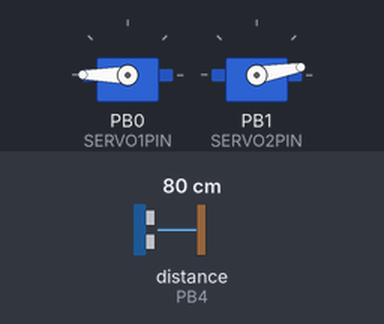
A sketch run on a simulated ATtiny85, built with avr-gcc and run on an emulated ATtiny85. On the bench: 2 × servo. The test bench sets the inputs (shaded band); at power-on: distance to the obstacle (sensor on PB4) 80 cm. The echo pulse lasts 58.3 µs per cm; random numbers use the default seed unless the sketch sets one.

Above: at 1.2 s.
1.3 s: distance to the obstacle (sensor on PB4) set to 11 cm
2.8 s: distance to the obstacle (sensor on PB4) set to 8 cm
At 3.06 s:
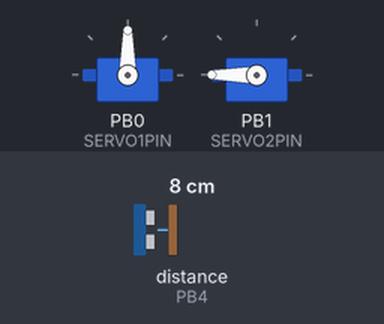
At 3.51 s:
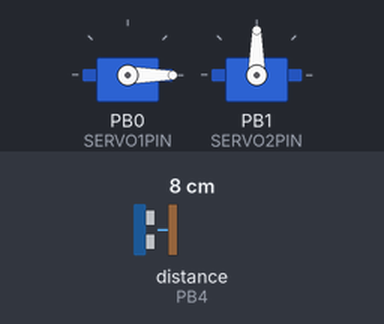
5.8 s: distance to the obstacle (sensor on PB4) set to 18 cm
7.4 s: distance to the obstacle (sensor on PB4) set to 2 cm
At 7.85 s:
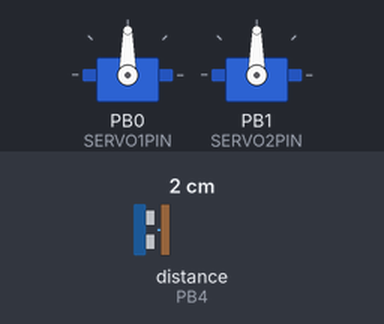
Timing chart, 0 to 11.4 s (numbered marks = the images above; inputs shaded):
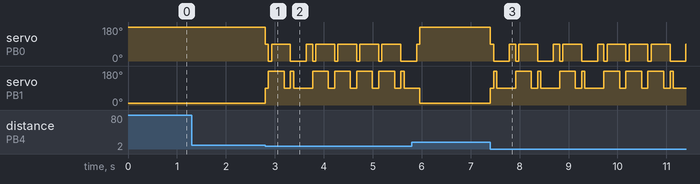

The sketch:

P_t_A.ino
```cpp
#include <Adafruit_SoftServo.h>
#include <NewPing.h>

#define SERVO1PIN 0
#define SERVO2PIN 1

#define TRIGGER_PIN 2
#define ECHO_PIN 4
#define MAX_DISTANCE 200

Adafruit_SoftServo servo_left, servo_right;

NewPing sonar(TRIGGER_PIN, ECHO_PIN, MAX_DISTANCE);

//connect the sonar signal pin to this pin on the trinket
const int SONAR = 2;

//constants for drive direction NO FORGET TO TUNE SERVOS
const int LEFT_FORWARD = 180;
const int RIGHT_FORWARD = 10;
const int LEFT_BACKWARD = 0;
const int RIGHT_BACKWARD = 180;
const int SERVO_STOP = 90;

//DO NO MESS WITH THESE!
const int DRIVE_DELAY = 1;
const int SONAR_DELAY = 15;

//distance in cm that philip diverge
const int OBSTACLE = 10;
const int ATTACK_DISTANCE = 7;

//ping durations
const int HIGH_PING = 5;
const int LOW_PING = 2;

const int LONG_PAUSE = 2000;
const int SHORT_PAUSE = 50;
const int SHORT_TURN = 200;
const int SHORT_DELAY = 15;
const int TURN_WIGGLE = 50;

const int STAB_COUNT = 7;
const int POST_ATTACK_REVERSE = 100;
const int ATTACK_MODE_COOLDOWN = 600000;

//vars for ping return duration and distance in cm
long duration, cm;

bool attack_mode_on;

int ranum, attack_mode_timer;

//one-time-at-startup-set-up
//attaching/centering servos etc.
void setup()
{
    //inititalize variables
    ranum = 0;
    attack_mode_timer = 0;
    attack_mode_on = false;

  //attach the servos
  servo_left.attach(SERVO1PIN);
  servo_right.attach(SERVO2PIN);
}

//robots primary loop; this repeats until you turn off the robot
void loop()
{
    if (attack_mode_timer >= ATTACK_MODE_COOLDOWN)
    {
        attack_mode_on = true;
        attack_mode_timer = 0;
    }

    if (sonar.ping_cm() < OBSTACLE && sonar.ping_cm() != 0)
    {
        DIVERGE();
    }
    else if (attack_mode_on)
    {
        ATTACK_MODE();
    }
    else
    {
        FORWARD();
    }
    attack_mode_timer++;
}

void DIVERGE()
{
    STOP(SHORT_PAUSE);
    BACKWARD(SHORT_PAUSE);
    TURN();
}

long PING()
{
    // The PING))) is triggered by a HIGH pulse of 2 or more microseconds.
    // Give a short LOW pulse beforehand to ensure a clean HIGH pulse:
    pinMode(SONAR, OUTPUT);
    digitalWrite(SONAR, LOW);
    delayMicroseconds(LOW_PING);
    digitalWrite(SONAR, HIGH);
    delayMicroseconds(HIGH_PING);
    digitalWrite(SONAR, LOW);

    // The same pin is used to read the signal from the PING))): a HIGH
    // pulse whose duration is the time (in microseconds) from the sending
    // of the ping to the reception of its echo off of an object.
    pinMode(SONAR, INPUT);
    duration = pulseIn(SONAR, HIGH);

    // convert the time to cm and return
    return microseconds_to_centimeters(duration);
}

void FORWARD()
{
  servo_left.write(LEFT_FORWARD);
    servo_left.refresh();
    servo_right.write(RIGHT_FORWARD);
    servo_right.refresh();
    delay(DRIVE_DELAY);
}

void BACKWARD(int time)
{
    while (time > 0)
    {
        servo_left.write(LEFT_BACKWARD);
        servo_left.refresh();
        servo_right.write(RIGHT_BACKWARD);
        servo_right.refresh();
        delay(DRIVE_DELAY);
        time--;
    }
}

void TURN()//add a variance input param
{
    ranum = random(1, 100);

    if (ranum > 50)
    {
        RIGHT_TURN(SHORT_TURN);
    }
    else
    {
        LEFT_TURN(SHORT_TURN);
    }
}

void LEFT_TURN(int time)
{
    while (time > 0)
    {
        servo_left.write(LEFT_BACKWARD);
        servo_left.refresh();
        servo_right.write(SERVO_STOP);
        servo_right.refresh();
        delay(DRIVE_DELAY);
        time--;
    }
    STOP(SHORT_PAUSE);
}

void RIGHT_TURN(int time)
{
    while (time > 0)
    {
        servo_left.write(SERVO_STOP);
        servo_left.refresh();
        servo_right.write(RIGHT_BACKWARD);
        servo_right.refresh();
        delay(DRIVE_DELAY);
        time--;
    }
    STOP(SHORT_PAUSE);
}

void STOP(int time)
{
    while (time > 0)
    {
        servo_left.write(SERVO_STOP);
        servo_left.refresh();
        servo_right.write(SERVO_STOP);
        servo_right.refresh();
        delay(DRIVE_DELAY);
        time--;
    }
}

void ATTACK_MODE()
{
    STOP(SHORT_PAUSE);
    LEFT_TURN(TURN_WIGGLE);
    RIGHT_TURN(TURN_WIGGLE);
    for (int i; i < STAB_COUNT;)
    {
        if (sonar.ping_cm() < ATTACK_DISTANCE && sonar.ping_cm() != 0)
        {
            BACKWARD(SHORT_DELAY);
            i++;
        }
        else
        {
            FORWARD();
        }
    }
    STOP(SHORT_PAUSE);
    attack_mode_on = false;
    BACKWARD(POST_ATTACK_REVERSE);
    TURN();
}

//the speed of sound is 340m/s or 29 microseconds per cm
//the sensor returns the pings round trip time in microseconds
//so we divide that by 29 to get the round trip distance
//and by half again to get distance from the object
long microseconds_to_centimeters(long microseconds)
{
  return microseconds / 29 / 2;
}
```

Measured:
- the behaviour switches between 10 and 9 cm on distance to the obstacle (sensor on PB4) (found by bisection; images 0 and 1)
- after the input at 1.3 s, every drawn part: stays the same
- after the input at 2.8 s, servo on PB0 (SERVO1PIN): goes 90° 0.06 s, 0° 0.06 s, 90° 0.39 s, 0° 0.32 s, 90° 0.13 s, 4 × (0° 0.06 s, 90° 0.39 s), then 0°, starting at once
